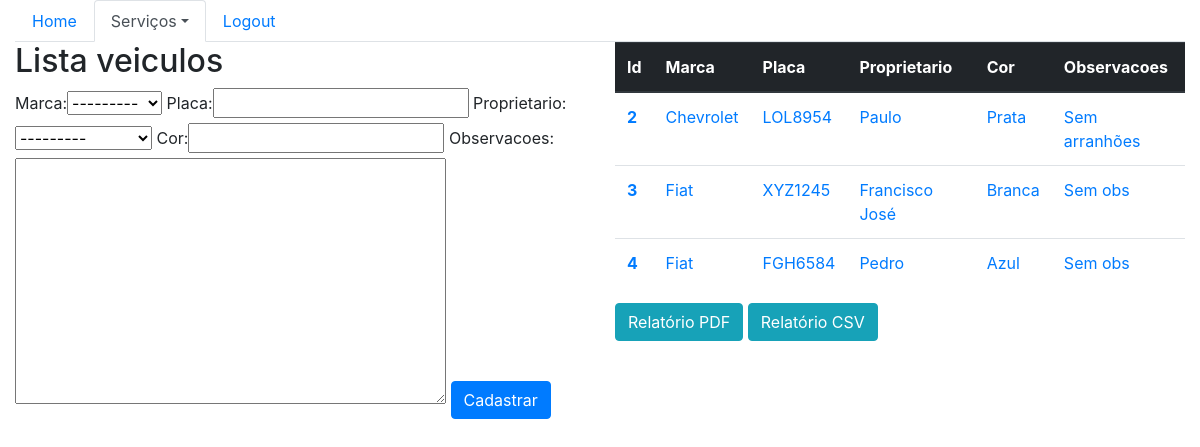
The page /sistema/veiculos (signed in) on the database its author committed.
### core/models.py (models this page shows, shortened)
class Veiculo(models.Model):
    marca = models.ForeignKey(Marca, on_delete=models.CASCADE)
    placa = models.CharField(max_length=7)
    proprietario = models.ForeignKey(Pessoa, on_delete=models.CASCADE)
    cor = models.CharField(max_length=15)
    observacoes = models.TextField()

class Marca(models.Model):
    nome = models.CharField(max_length=50)
    def __str__(self):
        return self.nome

class Pessoa(models.Model):
    nome = models.CharField(max_length=100)
    endereco = models.CharField(max_length=200)
    telefone = models.CharField(max_length=20)
    def __str__(self):
        return self.nome

### core/views.py (the view)
# urls.py: path('veiculos', lista_veiculos, name='core_lista_veiculos'),
@login_required(login_url="home")
def lista_veiculos(request):
    form = VeiculoForm()
    veiculos = Veiculo.objects.all()
    data = {'veiculos': veiculos, 'form': form}
    return render(request, 'core/lista_veiculos.html', data)

### core/forms.py
class VeiculoForm(ModelForm):
    class Meta:
        model = Veiculo
        fields = '__all__'

### core/templates/core/lista_veiculos.html (shortened to what this page needs)
{% extends 'base.html' %}
{% load bootstrap %}
{% block menu %}
    <ul class="nav nav-tabs">
    <li class="nav-item">
        <a class="nav-link" href="{% url 'home' %}">Home</a>
    </li>
    <li class="nav-item dropdown">
        <a class="nav-link active dropdown-toggle" data-toggle="dropdown" href="#" role="button" aria-haspopup="true" aria-expanded="false">Serviços</a>
    </li>
    <li class="nav-item">
        <a class="nav-link" href="">Logout</a>
    </li>
    </ul>
{% endblock %}
{% block  main %}
    <div class="row">
        <div class="col-sm-6">
            <h2>Lista veiculos</h2>
            <form action="{% url 'core_veiculo_novo' %}" method="POST">
                {{ form|bootstrap  }}
                <button type="submit" class="btn btn-primary">Cadastrar</button>
            </form>
        </div>
        <div class="col-sm-6">
            <table class="table">
                <thead class="thead-dark">
                    <tr>
                    <th scope="col">Id</th>
                    <th scope="col">Marca</th>
                    <th scope="col">Placa</th>
                    <th scope="col">Proprietario</th>
                    <th scope="col">Cor</th>
                    <th scope="col">Observacoes</th>
                    </tr>
                </thead>
                <tbody>
                    {% for veiculo in veiculos %}
                        <tr>
                        <th scope="row"><a href="{% url 'core_veiculo_update' veiculo.id%}">{{ veiculo.id }}</a></th>
                        <td><a href="{% url 'core_veiculo_update' veiculo.id %}">{{ veiculo.marca }}</a></td>
                        <td><a href="{% url 'core_veiculo_update' veiculo.id %}">{{ veiculo.placa }}</a></td>
                        <td><a href="{% url 'core_veiculo_update' veiculo.id %}">{{ veiculo.proprietario }}</a></td>
                        <td><a href="{% url 'core_veiculo_update' veiculo.id %}">{{ veiculo.cor }}</a></td>
                        <td><a href="{% url 'core_veiculo_update' veiculo.id %}">{{ veiculo.observacoes }}</a></td>
                        </tr>
                    {% endfor %}
                </tbody>
            </table>
            <a class="btn btn-info" href="{% url 'veiculo_relatorio_pdf' %}">Relatório PDF</a>
            <a class="btn btn-info" href="{% url 'veiculo_relatorio_csv' %}">Relatório CSV</a>
        </div>
    </div>
{% endblock %}

### rows shown on the page
Veiculo: id "2", marca "Chevrolet", placa "LOL8954", proprietario "Paulo", cor "Prata", observacoes "Sem arranhões"
Veiculo: id "3", marca "Fiat", placa "XYZ1245", proprietario "Francisco José", cor "Branca", observacoes "Sem obs"
Veiculo: id "4", marca "Fiat", placa "FGH6584", proprietario "Pedro", cor "Azul", observacoes "Sem obs"
